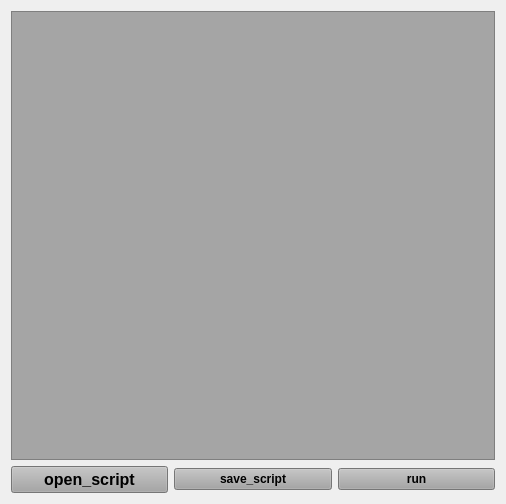
<?xml version="1.0" encoding="UTF-8"?>
<ui version="4.0">
 <class>Widget</class>
 <widget class="QWidget" name="Widget">
  <property name="geometry">
   <rect>
    <x>0</x>
    <y>0</y>
    <width>506</width>
    <height>504</height>
   </rect>
  </property>
  <property name="windowTitle">
   <string>realphysics-interpreter :: LUA</string>
  </property>
  <layout class="QGridLayout" name="gridLayout_2">
   <item row="0" column="0">
    <layout class="QGridLayout" name="gridLayout">
     <item row="1" column="2">
      <widget class="QPushButton" name="pushButton">
       <property name="font">
        <font>
         <weight>75</weight>
         <bold>true</bold>
        </font>
       </property>
       <property name="styleSheet">
        <string notr="true">background-color: rgb(165, 165, 165);</string>
       </property>
       <property name="text">
        <string>run</string>
       </property>
      </widget>
     </item>
     <item row="1" column="0">
      <widget class="QPushButton" name="pushButton_2">
       <property name="font">
        <font>
         <pointsize>12</pointsize>
         <weight>75</weight>
         <italic>false</italic>
         <bold>true</bold>
         <underline>false</underline>
         <strikeout>false</strikeout>
        </font>
       </property>
       <property name="styleSheet">
        <string notr="true">background-color: rgb(165, 165, 165);</string>
       </property>
       <property name="text">
        <string>open_script</string>
       </property>
      </widget>
     </item>
     <item row="1" column="1">
      <widget class="QPushButton" name="pushButton_3">
       <property name="font">
        <font>
         <weight>75</weight>
         <bold>true</bold>
        </font>
       </property>
       <property name="styleSheet">
        <string notr="true">background-color: rgb(165, 165, 165);</string>
       </property>
       <property name="text">
        <string>save_script</string>
       </property>
      </widget>
     </item>
     <item row="0" column="0" colspan="3">
      <widget class="QTextEdit" name="textEdit">
       <property name="styleSheet">
        <string notr="true">background-color: rgb(165, 165, 165);</string>
       </property>
      </widget>
     </item>
    </layout>
   </item>
  </layout>
 </widget>
 <layoutdefault spacing="6" margin="11"/>
 <resources/>
 <connections/>
</ui>
